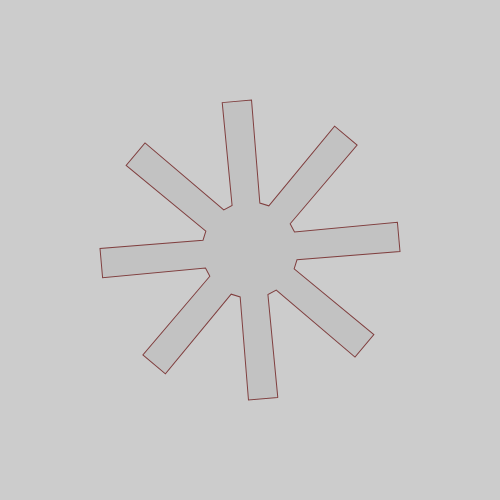
Frame 1 (no input)
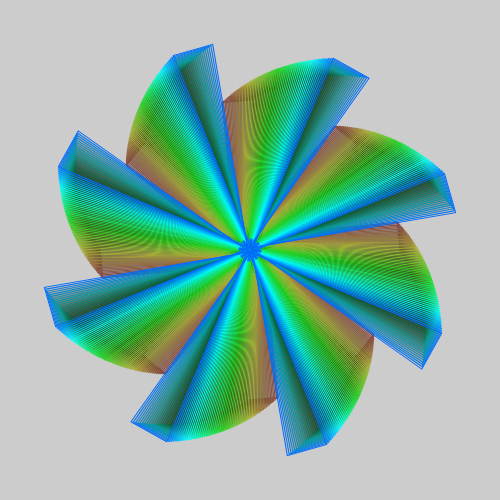
Frame 60 (no input)
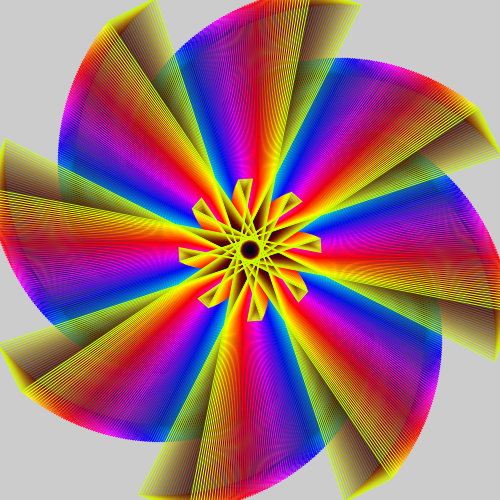
Frame 120 (the mouse pressed at the canvas centre since frame 60)

The p5.js sketch that drew these frames (run headless with seeded random() and noise() and a simulated clock; from frame 60 on, the mouse is pressed at the canvas centre):

// p5.js sketch
// ── sketch.js
// https://editor.p5js.org/jht9629-nyu/sketches/T3EDozkvn
// matt-parker-09_05-InvertGear
// https://github.com/madparker/-p5t/blob/main/%23p5t/ArtSketch/09_05_2020/InvertGear/InvertGear.pde
// #p5t/ArtSketch/09_05_2020/InvertGear/InvertGear.pde

let c, b, f = 0, m, w = 1, l = 99, n = 50;

function setup() {
  createCanvas(500, 500); // frame.setSize(500, 500) in draw()
  background(204); // Processing default background
}

function draw() {
  colorMode(HSB, l);
  stroke(f % l, n, n);
  fill(0, 5);
  f++;
  n += w;
  if (n > 400 || n < -200) w *= -1;
  translate(250, 250);
  rotate(f / l);
  beginShape();
  for (c = 0; c < 33; ) {
    n *= c++ % 2 < 1 ? 1 : -1;
    b = n + l;
    vertex(sin((c * PI) / 16) * b, cos((c * PI) / 16) * b);
  }
  endShape();
}
//#p5t

// ---- Original Processing source: #p5t/ArtSketch/09_05_2020/InvertGear/InvertGear.pde
/*
float c,b,f,m,w=1,l=99,n=50;
void draw() {frame.setSize(500,500);colorMode(HSB,l);stroke(f%l,n,n);fill(0,5);
f++;n+=w;if(n>400|n<-200)w*=-1;
translate(250,250);rotate(f/l);
beginShape();for(c=0;c<33;){n*=c++%2<1?1:-1;b=n+l;vertex(sin(c*PI/16)*b,cos(c*PI/16)*b);}endShape();}//#p5t
*/
